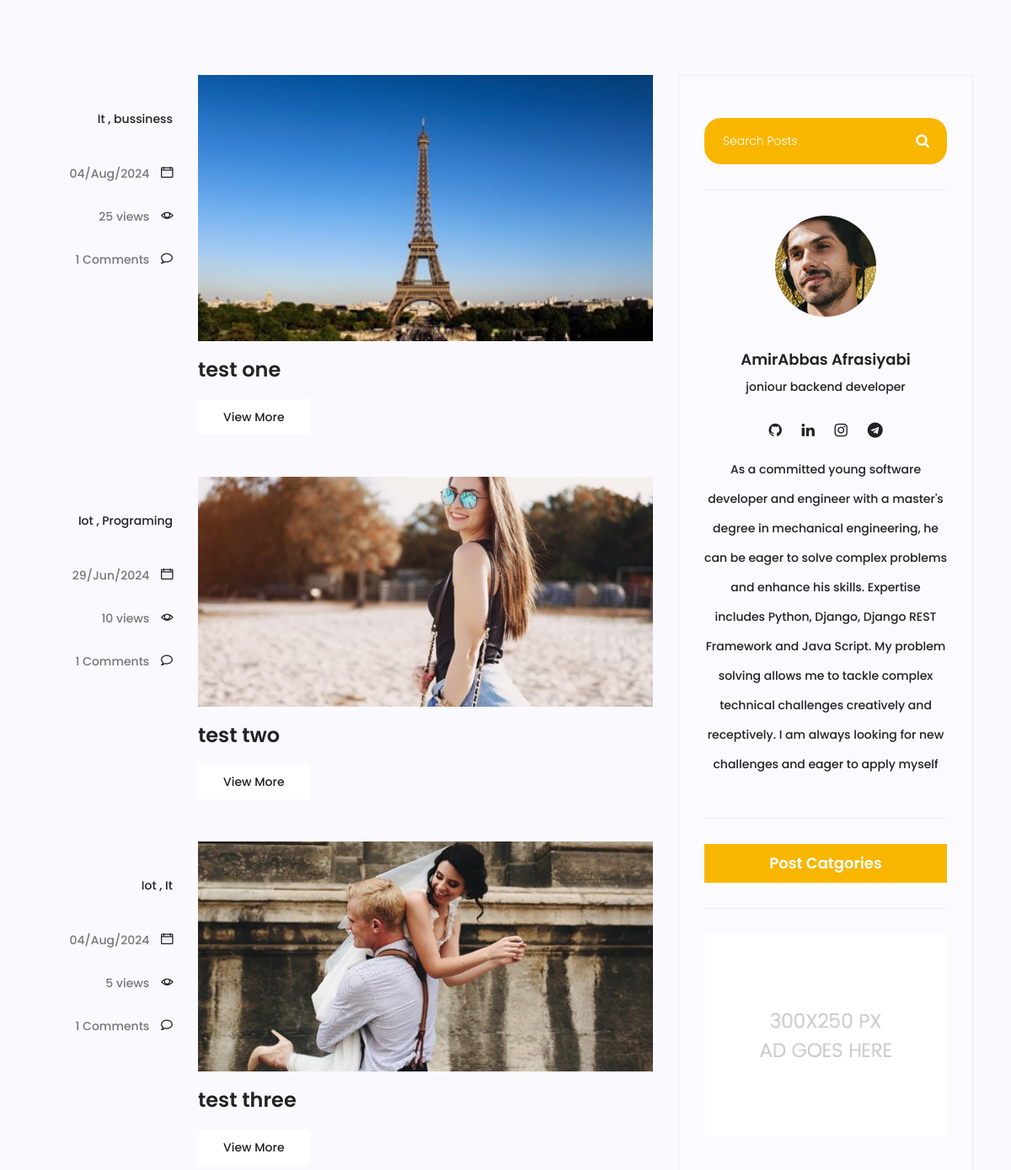
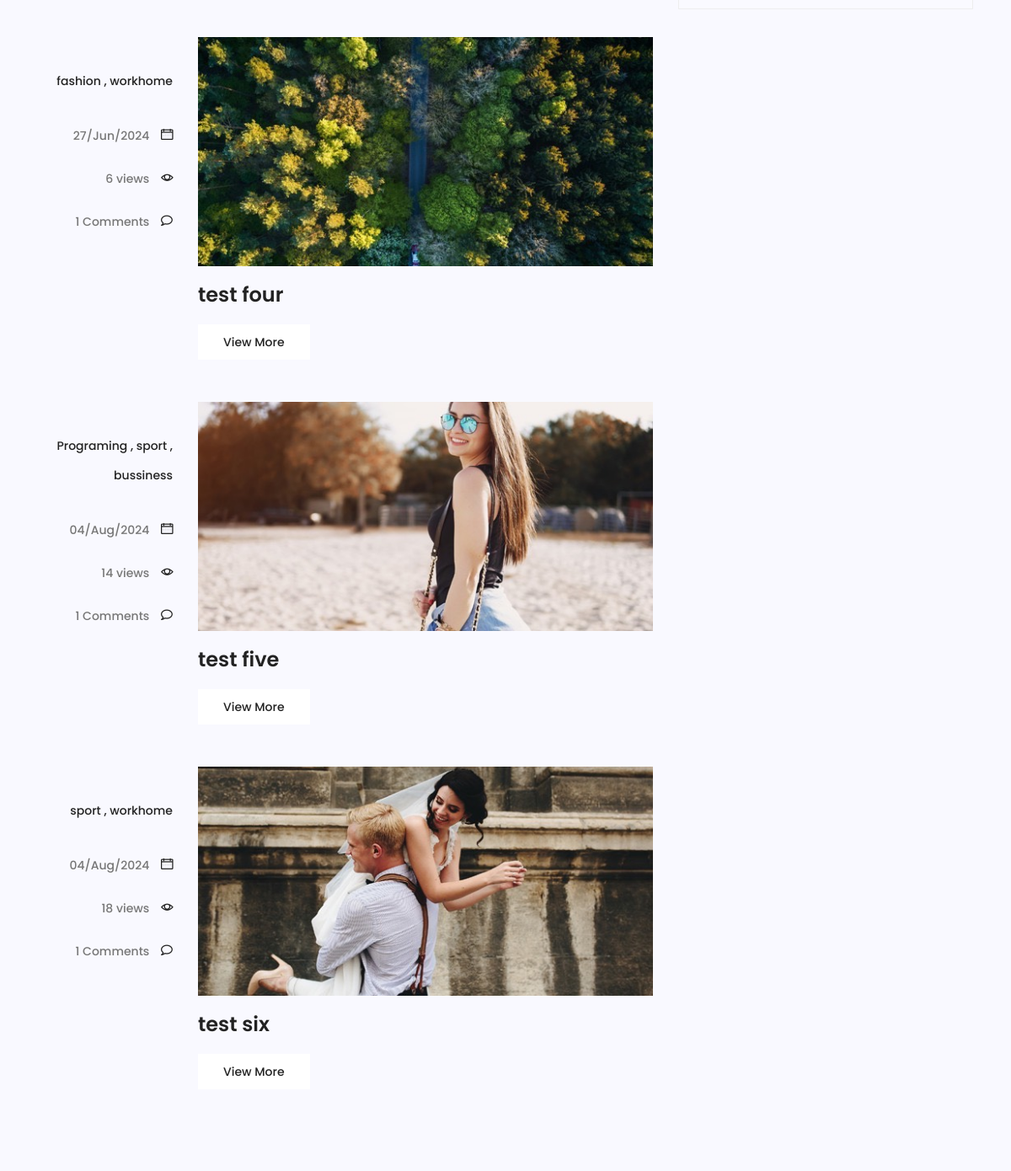
The app's page /blog/search/ (middle part), older data (2 pictures, top to bottom).
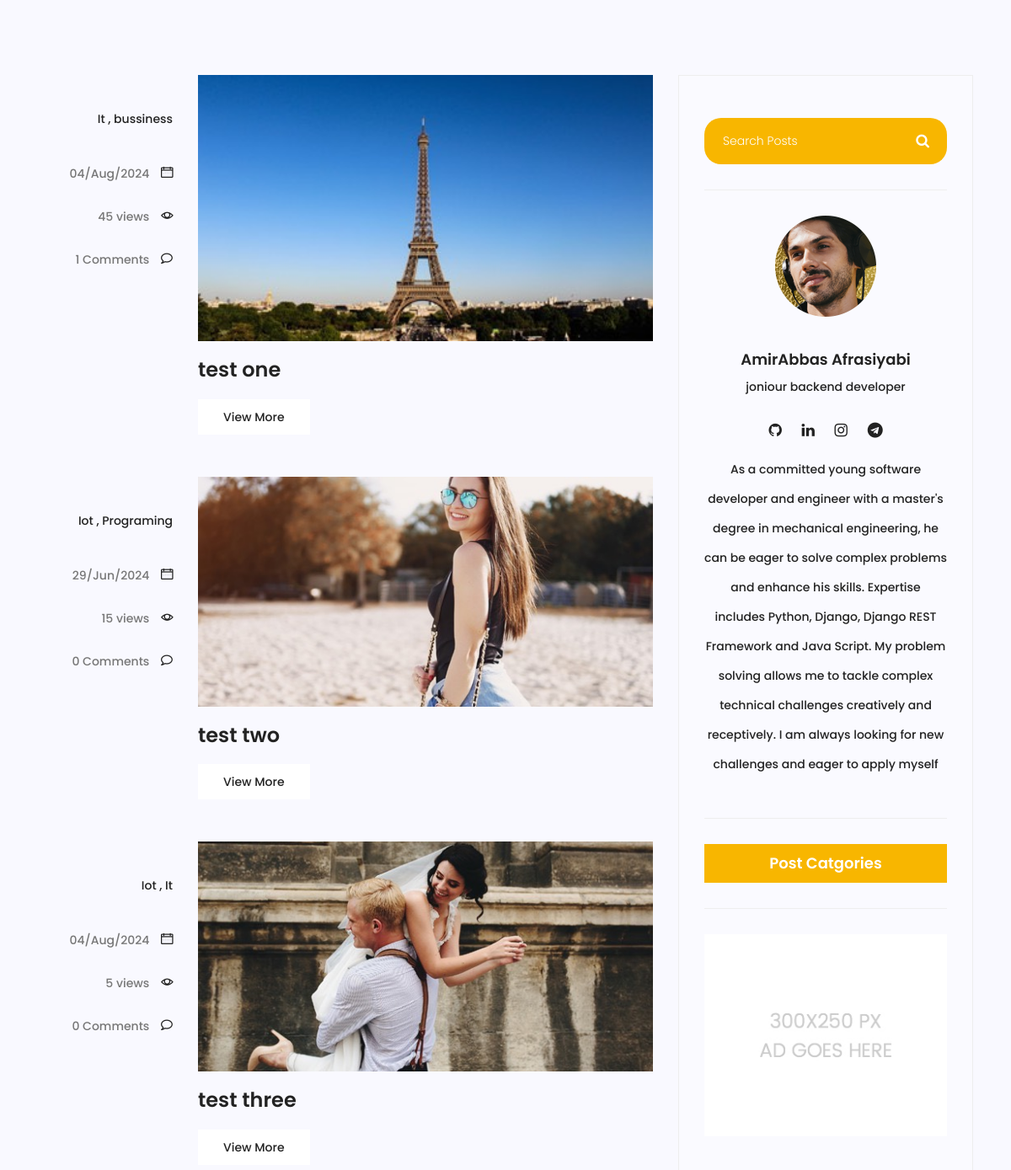
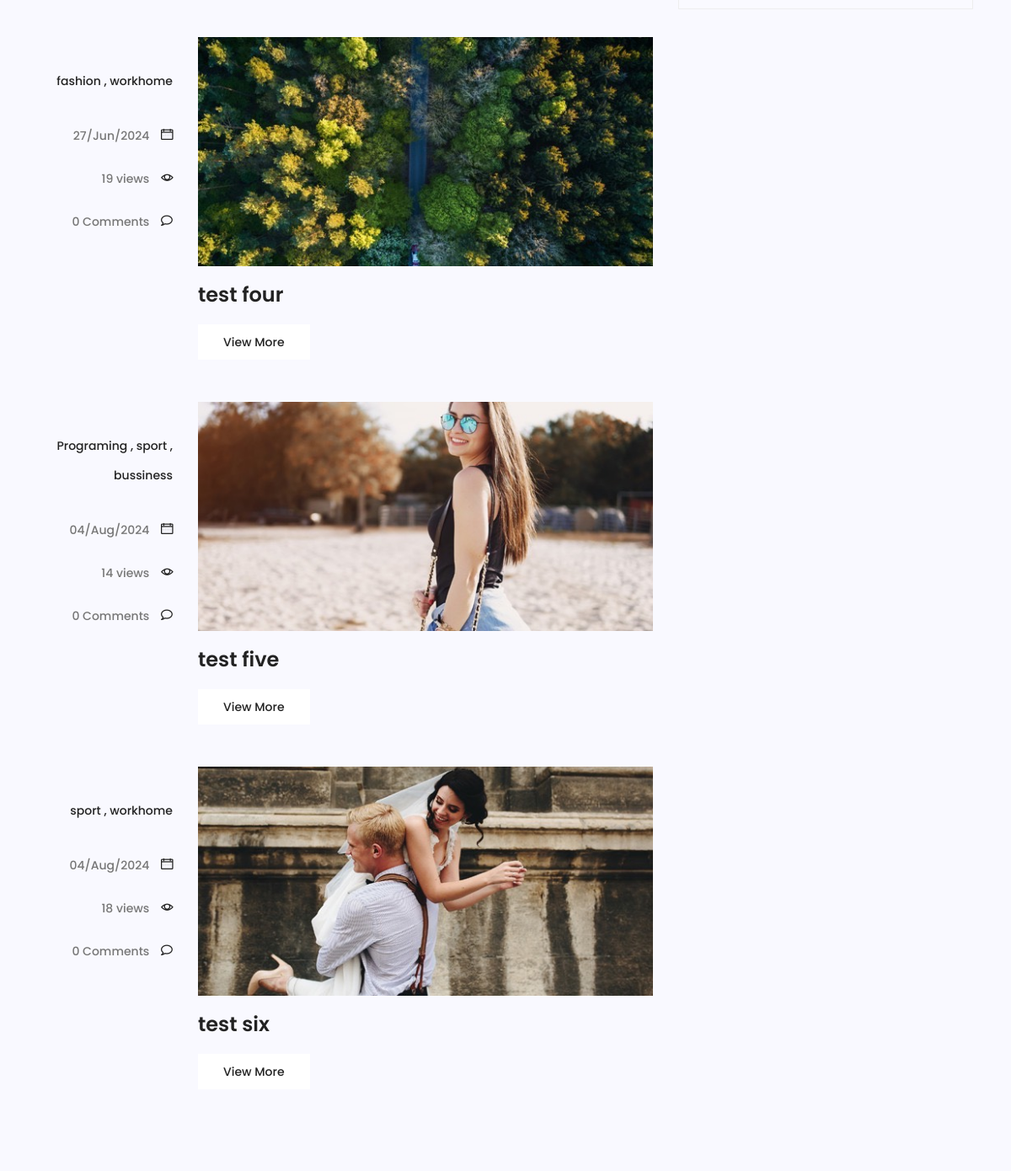
The same page, newer data (2 pictures, top to bottom).
### blog/models.py (models this page shows, shortened)
class category(models.Model):
    name = models.CharField(max_length=255)

class Post(models.Model):
    image = models.ImageField(upload_to='blog/', default='blog/default.jpg')
    author = models.ForeignKey(User, related_name="author", on_delete=models.SET_NULL, null=True)
    title = models.CharField(max_length=100)
    content = models.TextField()
    category = models.ManyToManyField(category, blank=True)
    tags = TaggableManager()
    counted_views = models.IntegerField(default=0)
    status = models.BooleanField(default=False)
    login_require = models.BooleanField(default=False)
    published_date = models.DateTimeField(null=True)
    created_date = models.DateTimeField(auto_now_add=True)
    updated_date = models.DateTimeField(auto_now=True)
    class Meta:
        ordering = ['created_date']
        verbose_name = 'پست'
        verbose_name_plural = ' پست ها'

### blog/views.py (the view)
# urls.py: path('search/', blog_search, name='search'),
def blog_search(request):
    posts = Post.objects.filter(status=1)
    query = request.GET.get('s')
    if query:
        posts = posts.filter(content__contains=query)
    context = {'posts': posts}
    return render(request, 'blog/blog-home.html', context)

### blog/templatetags/blog_tags.py (called while the page is built)
@ register.inclusion_tag('blog/blog-post-category.html')
def postcategories():
    posts = Post.objects.filter(status=1)
    categories = category.objects.all()
    cat_dict = {}
    for name in categories:
       cat_dict[name] =  posts.filter(category=name).count()
    return{'categories': cat_dict}

### templates/blog/blog-home.html (shortened to what this page needs)
{% extends "base.html" %}
{% load static %}
{% load blog_tags %}
{% block content %}
<section class="top-category-widget-area pt-90 pb-90">
</section>
<section class="post-content-area">
  <div class="container">
    <div class="row">
      <div class="col-lg-8 posts-list">
        {% for post in posts %}
        <div class="single-post row">
          <div class="col-lg-3 col-md-3 meta-details">
            <ul class="tags">
              {% for cat in post.category.all %}
                <li><a href="{% url 'blog:category' cat_name=cat.name %}">{{ cat.name }}</a> {% if not forloop.last %},{% endif %}</li>
              {% endfor %}
            </ul>
            <div class="user-details row">
              <p class="date col-lg-12 col-md-12 col-6">
                <a href="#">{{post.published_date|date:"d/M/Y"}}</a>
                <span class="lnr lnr-calendar-full"></span>
              </p>
              <p class="view col-lg-12 col-md-12 col-6">
                <a href="#">{{post.counted_views}} views</a>
                <span class="lnr lnr-eye"></span>
              </p>
              <p class="comments col-lg-12 col-md-12 col-6">
                <a href="#">{{ post.comments.count }} Comments</a> <span class="lnr lnr-bubble"></span>
              </p>
            </div>
          </div>
          <div class="col-lg-9 col-md-9">
            <div class="feature-img">
              <img
                class="img-fluid"
                src="{{post.image.url}}"
                alt=""
              />
            </div>
            <a class="posts-title" href="{% url 'blog:single' pid=post.id %}"><h3>{{post.title}}</h3></a>
            <a href="{% url 'blog:single' pid=post.id %}" class="primary-btn">View More</a>
          </div>
        </div>
        {% endfor %}
        <nav class="blog-pagination justify-content-center d-flex">
        </nav>
      </div>
      <div class="col-lg-4 sidebar-widgets">
        <div class="widget-wrap">
          {% include "blog/blog-search.html" %}
          {% include "blog/blog-writter.html" %}
          {% postcategories %}
          {% include "blog/blog-ads.html" %}
        </div>
      </div>
    </div>
  </div>
</section>
{% endblock %}

### templates/base.html (shortened to what this page needs)
{% load static %}
<!DOCTYPE html>
<html lang="zxx" class="no-js">
  <head>
    <link rel="stylesheet" href="{% static 'css/linearicons.css' %}" />
    <link rel="stylesheet" href="{% static 'css/font-awesome.min.css' %}" />
    <link rel="stylesheet" href="{% static 'css/bootstrap.css' %}" />
    <link rel="stylesheet" href="{% static 'css/magnific-popup.css' %}" />
    <link rel="stylesheet" href="{% static 'css/jquery-ui.css' %}" />
    <link rel="stylesheet" href="{% static 'css/nice-select.css' %}" />
    <link rel="stylesheet" href="{% static 'css/animate.min.css' %}" />
    <link rel="stylesheet" href="{% static 'css/owl.carousel.css' %}" />
    <link rel="stylesheet" href="{% static 'css/main.css' %}" />
  </head>
  <body>
  </body>
</html>
{% block content %}
{% endblock  %}
</body>
</html>

### templates/blog/blog-search.html
{% load static %}
<div class="single-sidebar-widget search-widget">
    <form class="search-form" action="{% url 'blog:search' %}" method="get">
      <input
        placeholder="Search Posts"
        name="s"
        type="text"
        onfocus="this.placeholder = ''"
        onblur="this.placeholder = 'Search Posts'"
      />
      <button type="submit"><i class="fa fa-search"></i></button>
    </form>
  </div>

### templates/blog/blog-writter.html
{% load static %}
<div class="single-sidebar-widget user-info-widget">
    <img src="{% static 'img/blog/user-info.png' %}" alt="" />
    <a href="#"><h4>AmirAbbas Afrasiyabi</h4></a>
    <p>joniour backend developer</p>
    <ul class="social-links">
      <li>
        <a href="https://github.com/AmirabbasAfrasiyabi"><i class="fa fa-github"></i></a>
      </li>
      <li>
        <a href="https://www.linkedin.com/in/amirabbas-afrasiyabi-a6a230259/"><i class="fa fa-linkedin"></i></a>
      </li>
      <li>
        <a href="https://www.instagram.com/amirabbas.afrasiabi/"><i class="fa fa-instagram"></i></a>
      </li>
      <li>
        <a href="https://web.telegram.org/k/#@amir_afrasiyabi"><i class="fa fa-telegram"></i></a>
      </li>
    </ul>
    <p>
      As a committed young software developer and engineer with a master's degree in mechanical engineering, he can be eager to solve complex problems and enhance his skills. Expertise includes Python, Django, Django REST Framework and Java Script.
      My problem solving allows me to tackle complex technical challenges creatively and receptively. I am always looking for new challenges and eager to apply myself
    </p>
  </div>

### templates/blog/blog-post-category.html (shortened to what this page needs)
<div class="single-sidebar-widget post-category-widget">
    <h4 class="category-title">Post Catgories</h4>
</div>

### templates/blog/blog-ads.html
{% load static %}
<div class="single-sidebar-widget ads-widget">
    <a href="#">
      <img
        class="img-fluid"
        src="{% static 'img/blog/ads-banner.jpg' %}"
        alt=""
      />
    </a>
  </div>

Row changes from the older to the newer data that the page shows:
changed Post "test one": counted_views "25" → "45"
changed Post "test two": counted_views "10" → "15"; comments.count "1" → "0"
changed Post "test three": comments.count "1" → "0"
changed Post "test four": counted_views "6" → "19"; comments.count "1" → "0"
changed Post "test five": comments.count "1" → "0"
changed Post "test six": comments.count "1" → "0"
